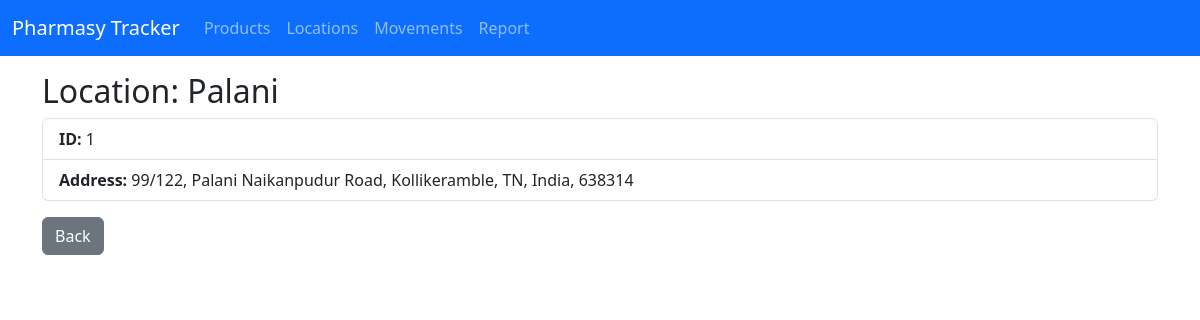
The app's page /locations/view/1 with its own data.
### app.py (models this page shows)
class Location(db.Model):
    location_id = db.Column(db.String, primary_key=True)
    name = db.Column(db.String, nullable=False)
    address = db.Column(db.String)

### app.py (the view)
@app.route('/locations/view/<location_id>')
def view_location(location_id):
    l = Location.query.get_or_404(location_id)
    return render_template('location_view.html', location=l)

### app.py (called while the page is built)
@app.before_request
def run_initialization_once():
    global initialization_done
    if not initialization_done:
        db.create_all()
        seed_data()  # <---- Auto seed when DB is first created
        initialization_done = True

### templates/location_view.html
{% extends "base.html" %}
{% block content %}
<h2>Location: {{ location.name }}</h2>
<ul class="list-group">
  <li class="list-group-item"><strong>ID:</strong> {{ location.location_id }}</li>
  <li class="list-group-item"><strong>Address:</strong> {{ location.address }}</li>
</ul>
<a class="btn btn-secondary mt-3" href="{{ url_for('locations') }}">Back</a>
{% endblock %}

### records on screen
Location: name "Palani", location_id "1", address "99/122, Palani Naikanpudur Road, Kollikeramble, TN, India, 638314"
